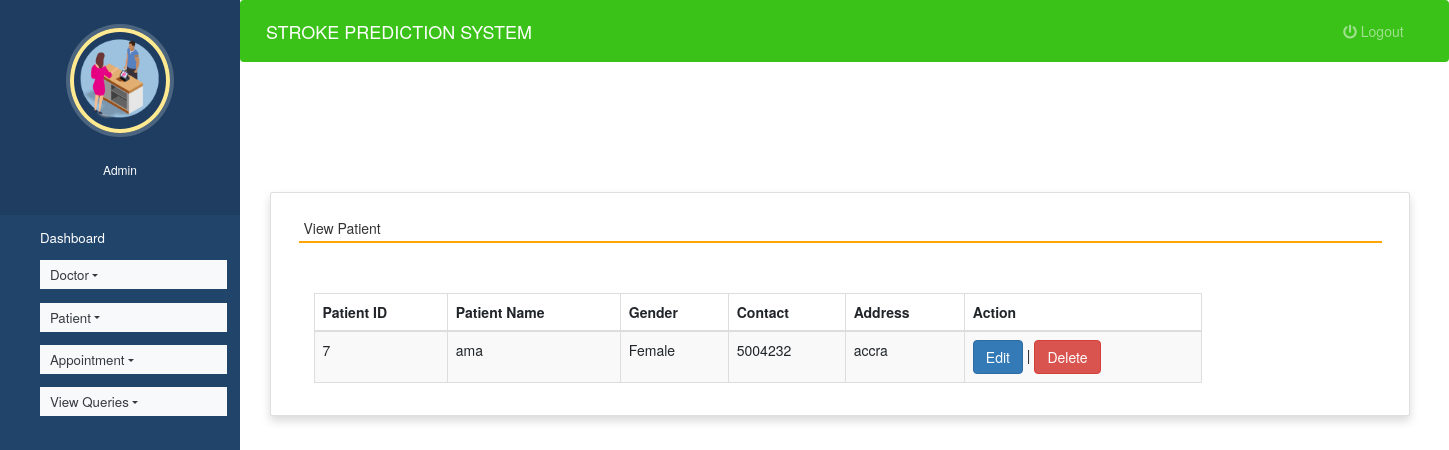
The app's page /view_patient (signed in), older data.
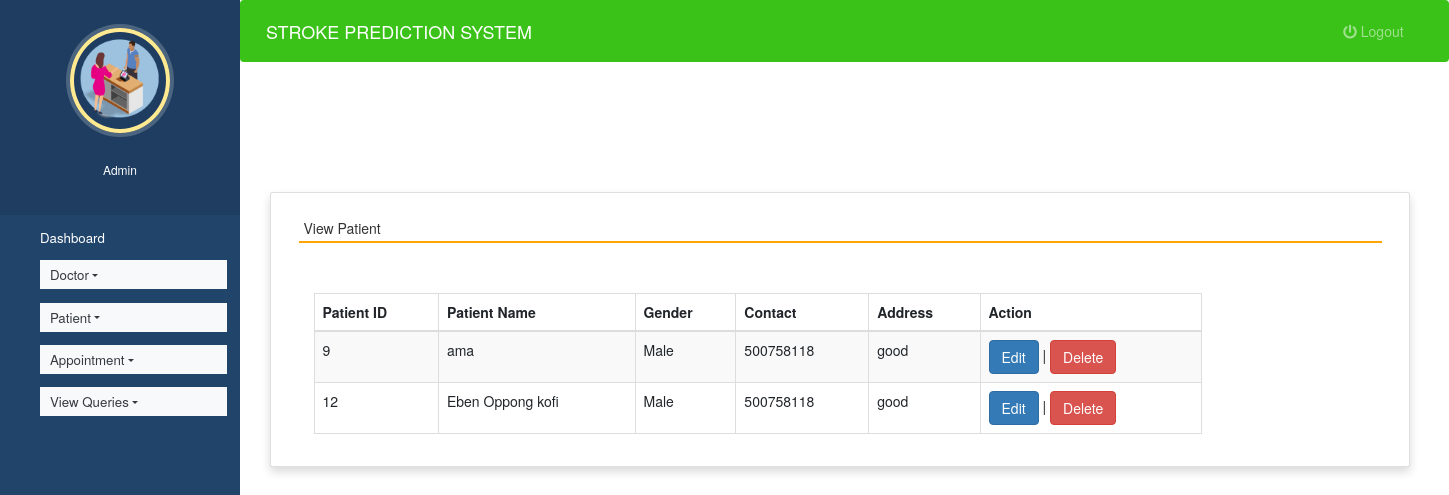
The same page, newer data.
### hospitals/models.py (models this page shows, shortened)
class Patient(models.Model):
    name = models.CharField(max_length=50)
    gender = models.CharField(max_length=10)
    mobile = models.IntegerField(null=True)
    address = models.CharField(max_length=50)

### hospitals/views.py (the view)
# urls.py: path('view_patient', view_patient, name='view_patient'),
def view_patient(request):
    if not request.user.is_staff:
        return redirect('login')
    pat = Patient.objects.all()
    d = {'pat':pat}
    return render(request,'view_patient.html', d)

### hospitals/templates/view_patient.html (shortened to what this page needs)
{% extends 'admin_nav.html' %}
{% load static %}
{% block content %}
<head>
  <link rel="stylesheet" href="https://maxcdn.bootstrapcdn.com/bootstrap/3.4.1/css/bootstrap.min.css">
  <link rel="stylesheet" href="https://use.fontawesome.com/releases/v5.6.3/css/all.css">
</head>
<br><br><br><br>
<div class="container card shadow m-5">
    <div class="card-body">
        <h5 class="p-2" style="border-bottom: 2px solid orange">View Patient</h5>
		<div class="container mt-5">
		<table id="example" class="table table-striped table-bordered" style="width:80%">
			<thead>
				<tr>
					<th>Patient ID</th>
					<th>Patient Name</th>
                    <th>Gender</th>
					<th>Contact</th>
					<th>Address</th>
                    <th>Action</th>
				</tr>
			</thead>
			<tbody>
            {% for i in pat %}
			<tr>
				<td>{{i.id}}</td>
				<td>{{i.name}}</td>
				<td>{{i.gender}}</td>
				<td>{{i.mobile}}</td>
				<td>{{i.address}}</td>
				<td><a href="{% url 'edit_patient' i.id %}" class="btn btn-primary">Edit</a> |
					<a href="{% url 'delete_patient' i.id %}" onclick="return confirm('Are you ready to delete this record ?')" class="btn btn-danger">Delete</a></td>
			</tr>
			{% endfor %}
			</tbody>
		</table>
	 </div>
	</div>
</div>
{% endblock content %}

### hospitals/templates/admin_nav.html (shortened to what this page needs)
<!DOCTYPE html>
{% load static %}
<html lang="en">
<head>
  <link rel="stylesheet" href="https://stackpath.bootstrapcdn.com/bootstrap/4.3.1/css/bootstrap.min.css">
  <link rel="stylesheet" href="https://maxcdn.bootstrapcdn.com/font-awesome/4.7.0/css/font-awesome.min.css">
  <link rel="stylesheet" href="{% static 'style.css' %}">
</head>
<body>
  <nav class="menu" tabindex="0">
    <header class="avatar">
      <img src="{% static 'images/h8.png' %}" />
      <br><br>
      <h6 style="color : white">Admin</h6>
    </header>
    <ul>
      <li tabindex="0" class="icon-dashboard"> <a style="color:white; text-decoration:none;" href="{% url 'admin_home' %}"><span>Dashboard</span></a> </li>
      <li tabindex="0" class="nav-item dropdown icon-customers">
        <a href="" class="nav-link dropdown-toggle text-dark bg-light" id="navbardrop"
				data-toggle="dropdown" style="color:white; text-decoration:none;"> Doctor</a>
      </li>
      <li tabindex="0" class="nav-item dropdown icon-users">
        <a href="" class="nav-link dropdown-toggle text-dark bg-light" id="navbardrop"
				data-toggle="dropdown" style="color:white; text-decoration:none;"> Patient</a>
      </li>
      <li tabindex="0" class="nav-item dropdown icon-calendar">
        <a href="" class="nav-link dropdown-toggle text-dark bg-light" id="navbardrop"
				data-toggle="dropdown" style="color:white; text-decoration:none;"> Appointment</a>
      </li>
        <li tabindex="0" class="nav-item dropdown icon-calendar">
        <a href="" class="nav-link dropdown-toggle text-dark bg-light" id="navbardrop"
				data-toggle="dropdown" style="color:white; text-decoration:none;"> View Queries</a>
      </li>
    </ul>
  </nav>
  <main>
    <div class="bs-example">
      <nav class="navbar navbar-expand-md  navbar-dark fixed-top" style="background:#3ac218;">
        <a href="#" class="navbar-brand">STROKE PREDICTION SYSTEM</a>
        <div class="collapse navbar-collapse justify-content-between" id="navbarCollapse">
          <div class="navbar-nav" style=" margin-left: 90%;">
            <a href="{% url 'logout' %}" class="nav-item nav-link"><i class="fas fa-power-off"></i> Logout</a>
          </div>
        </div>
      </nav>
    </div>
    {% block content %}
    {% endblock content %}
  </main>
</body>
</html>

### hospitals/static/style.css (style rules this page uses)
body { padding-left: 240px; }
main { position: relative; height: 100vh; }
.menu { background: #21446B; height: 100vh; width: 240px; position: fixed; top: 0px; left: 0; z-index: 5; outline: none; }
.menu .avatar { background: rgba(0, 0, 0, 0.1); padding: 2em 0.5em; text-align: center; }
.menu .avatar img { width: 100px; border-radius: 50%; overflow: hidden; border: 4px solid #ffea92; box-shadow: 0 0 0 4px rgba(255, 255, 255, 0.2); }
.menu ul { list-style: none; padding: 0.5em 0; margin: 0; }
.menu ul li { padding: 0.5em 1em 0.5em 3em; font-size: 0.95em; font-weight: regular; background-repeat: no-repeat; background-position: left 15px center; background-size: auto 20px; transition: all 0.15s linear; cursor: pointer; }
.menu ul li.icon-dashboard { background-image: url("http://www.entypo.com/images//gauge.svg"); }
.menu ul li.icon-customers { background-image: url("http://www.entypo.com/images//briefcase.svg"); }
.menu ul li.icon-users { background-image: url("http://www.entypo.com/images//users.svg"); }
.menu ul li.icon-calendar { background-image: url("http://www.entypo.com/images//calendar.svg"); }

### hospitals/templates/admin_nav.html (style rules this page uses)
a:link { text-decoration: none; }
a { color: white; }
body { padding-left: 240px; }
main { position: relative; height: 100vh; }
.menu { background: #21446B; height: 100vh; width: 240px; position: fixed; top: 0px; left: 0; z-index: 5; outline: none; }
.menu .avatar { background: rgba(0, 0, 0, 0.1); padding: 2em 0.5em; text-align: center; }
.menu .avatar img { width: 100px; border-radius: 50%; overflow: hidden; border: 4px solid #ffea92; box-shadow: 0 0 0 4px rgba(255, 255, 255, 0.2); }
.menu ul { list-style: none; padding: 0.5em 0; margin: 0; }
.menu ul li { padding: 0.5em 1em 0.5em 3em; font-size: 0.95em; font-weight: regular; background-repeat: no-repeat; background-position: left 15px center; background-size: auto 20px; transition: all 0.15s linear; cursor: pointer; }
.menu ul li.icon-dashboard { background-image: url("http://www.entypo.com/images//gauge.svg"); }
.menu ul li.icon-customers { background-image: url("http://www.entypo.com/images//briefcase.svg"); }
.menu ul li.icon-users { background-image: url("http://www.entypo.com/images//users.svg"); }
.menu ul li.icon-calendar { background-image: url("http://www.entypo.com/images//calendar.svg"); }

Row changes from the older to the newer data that the page shows:
removed Patient: id "7", name "ama", gender "Female", mobile "5004232", address "accra"
added Patient: id "9", name "ama", gender "Male", mobile "500758118", address "good"
added Patient: id "12", name "Eben Oppong kofi", gender "Male", mobile "500758118", address "good"
